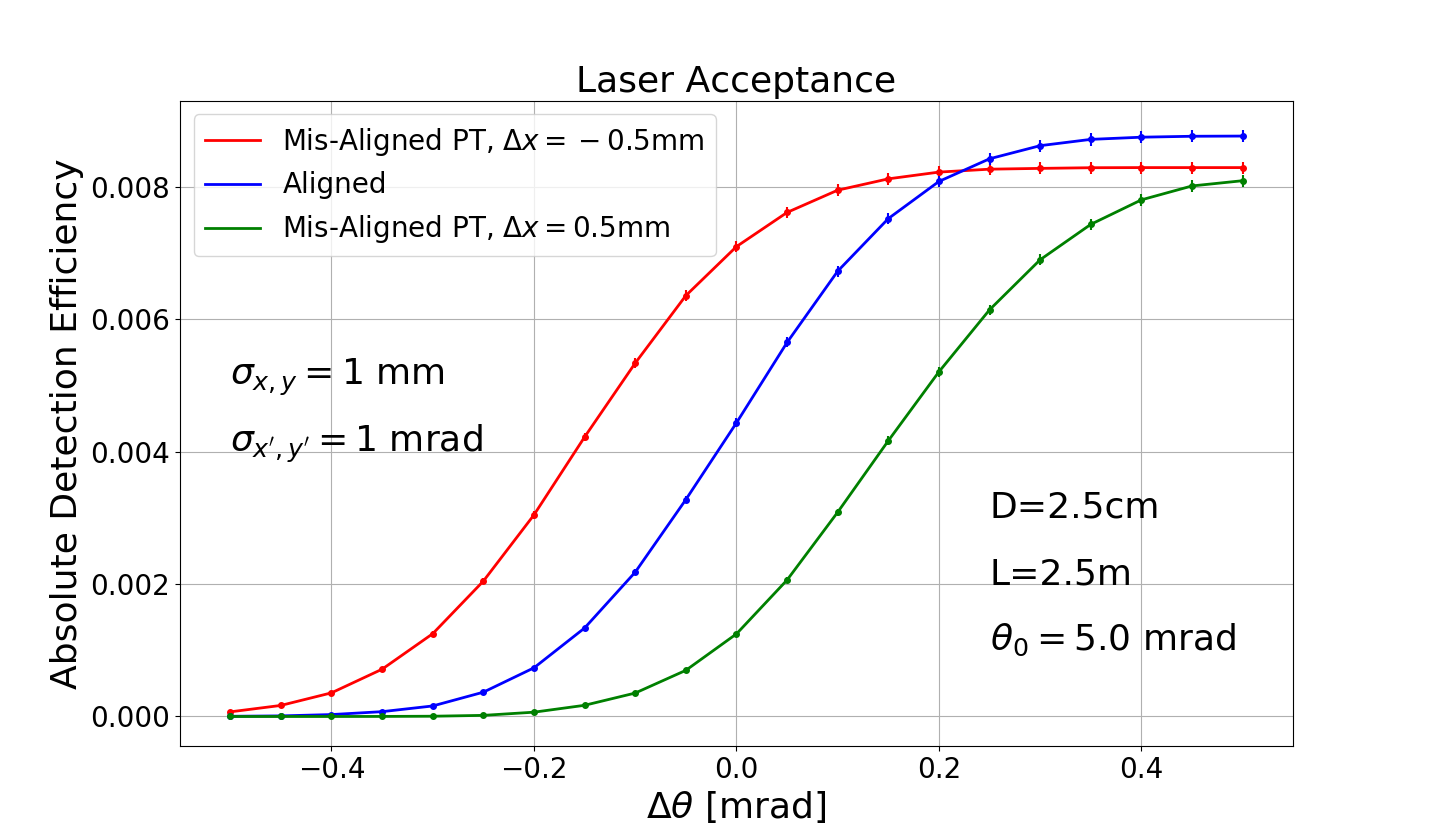

Generate this figure with Python:
#
# Basic plotting program based on 
# https://github.com/grahamwwilson/fits-516
# 
from matplotlib import pyplot as plt
import numpy as np
from pylab import *
from scipy import stats
from iminuit import Minuit
from iminuit.util import describe, make_func_code
from pprint import pprint

# Read data from file into numpy array format
file1='ResultsFile_0.dat'
x_data, y_data, y_err = genfromtxt(file1, usecols=(0,3,4),unpack=True)

file2='ResultsFile_MisalignedHN.dat'
x_data2, y_data2, y_err2 = genfromtxt(file2, usecols=(0,3,4),unpack=True)

file3='ResultsFile_MisalignedHP.dat'
x_data3, y_data3, y_err3 = genfromtxt(file3, usecols=(0,3,4),unpack=True)

# Change to mrad 
x_data = 1000.0*x_data
x_data2 = 1000.0*x_data2
x_data3 = 1000.0*x_data3

# Add some plotting customization
SMALL_SIZE = 20
MEDIUM_SIZE = 26
BIGGER_SIZE = 32
plt.rc('font', size=MEDIUM_SIZE)         # controls default text sizes
plt.rc('axes', titlesize=MEDIUM_SIZE)    # fontsize of the axes title
plt.rc('axes', labelsize=MEDIUM_SIZE)    # fontsize of the x and y labels
plt.rc('xtick', labelsize=SMALL_SIZE)    # fontsize of the tick labels
plt.rc('ytick', labelsize=SMALL_SIZE)    # fontsize of the tick labels
plt.rc('legend', fontsize=SMALL_SIZE)    # legend fontsize
plt.rc('figure', titlesize=BIGGER_SIZE)  # fontsize of the figure title

# Plot the data with assigned errors
plt.figure(1)    

errorbar(x_data2,y_data2,color='red',linewidth=2, label=r'Mis-Aligned PT, $\Delta x=-0.5$mm')
errorbar(x_data2,y_data2,y_err2,fmt="o",color='red',solid_capstyle='projecting',capsize=0,markersize=4)

errorbar(x_data,y_data,color='blue',linewidth=2, label="Aligned")
errorbar(x_data,y_data,y_err,fmt="o",color='blue',solid_capstyle='projecting',capsize=0,markersize=4)

errorbar(x_data3,y_data3,color='green',linewidth=2, label=r'Mis-Aligned PT, $\Delta x=0.5$mm')
errorbar(x_data3,y_data3,y_err3,fmt="o",color='green',solid_capstyle='projecting',capsize=0,markersize=4)

title('Laser Acceptance')
xlabel(r'$\Delta \theta$ [mrad]')
ylabel('Absolute Detection Efficiency')
plt.grid(True)
plt.legend()
plt.text(-0.50,0.005,r'$\sigma_{x,y} = $1 mm')
plt.text(-0.50,0.004,r'$\sigma_{x^{\prime},y^{\prime}} =  $1 mrad')
plt.text(0.25,0.003,r'D=2.5cm')
plt.text(0.25,0.002,r'L=2.5m')
plt.text(0.25,0.001,r'$\theta_{0} = 5.0$ mrad') 
plt.show()
